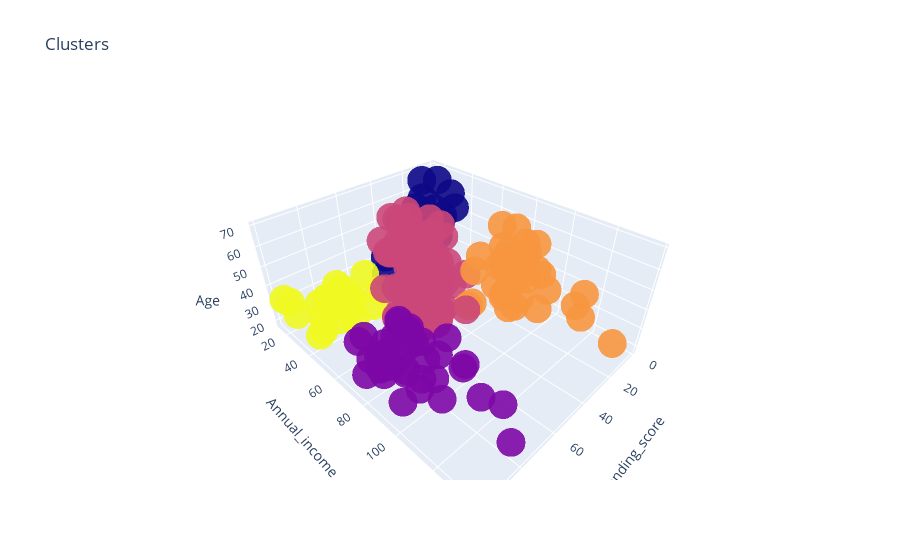

Write notebook code for a chart like this one.
### Code cell
#Creating a 3d plot to view the data sepparation made by Kmeans
trace1 = go.Scatter3d(
    x= X['Spending Score (1-100)'],
    y= X['Annual Income (k$)'],
    z= X['Age'],
    mode='markers',
     marker=dict(
        color = labels, 
        size= 10,
        line=dict(
            color= labels,
        ),
        opacity = 0.9
     )
)
layout = go.Layout(
    title= 'Clusters',
    scene = dict(
            xaxis = dict(title  = 'Spending_score'),
            yaxis = dict(title  = 'Annual_income'),
            zaxis = dict(title  = 'Age')
        )
)
fig = go.Figure(data=trace1, layout=layout)
py.offline.iplot(fig)

### Figure 1 — Plotly figure (JSON) as saved in the notebook; plotly's stock layout.template omitted (floating-point values rounded to 4 significant figures; data arrays with more than 128 entries replaced by an {"elided": "..."} marker saying what was removed)
{"data": [{"marker": {"color": {"elided": "200 int values"}, "line": {"color": {"elided": "200 int values"}}, "opacity": 0.9, "size": 10}, "mode": "markers", "type": "scatter3d", "x": {"elided": "200 int values"}, "y": {"elided": "200 int values"}, "z": {"elided": "200 int values"}}], "layout": {"scene": {"xaxis": {"title": {"text": "Spending_score"}}, "yaxis": {"title": {"text": "Annual_income"}}, "zaxis": {"title": {"text": "Age"}}}, "title": {"text": "Clusters"}}}
